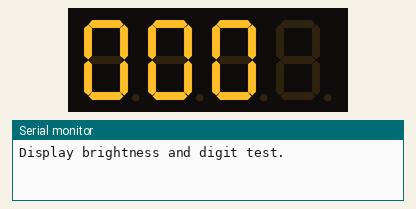
This sketch was run on a simulated Arduino Uno, built with avr-gcc and run on an emulated ATmega328P. On the bench: 4-digit seven-segment display, the last lines printed to the serial monitor. Wiring (inferred from the names in the program): TM1637 display: clock pin 2; DIO pin 3.

Above: at 0.1 s.
At 10.1 s:
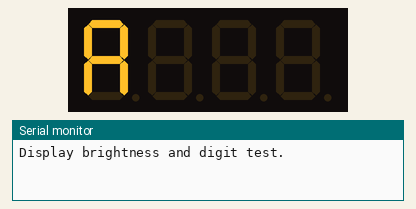
At 16.1 s:
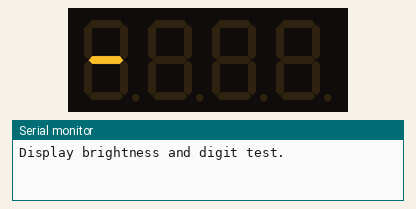
At 24.4 s:
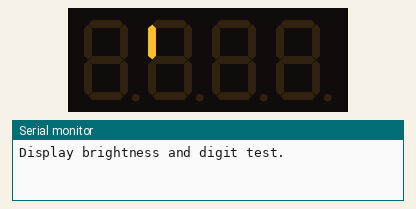
At 33.4 s:
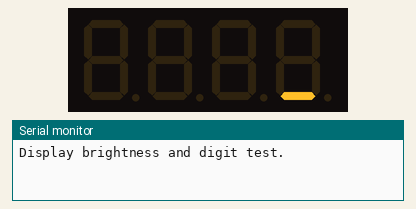
At 39.83 s:
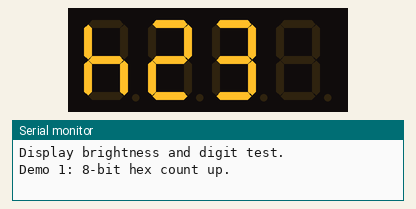

The sketch:

TM1651.ino
```cpp
// (licence header left out)
#include "TM1651.h"

// Pin definitions for the TM1651 - this might look like I2C, but it is not!
#define CLKPIN 2                  // Clock.
#define DIOPIN 3                  // Data In/Out.

// Instantiate a TM1651 display.
TM1651 myDisplay(CLKPIN, DIOPIN); // Defaults: Brightness = 2, display cleared (all segments OFF), decimal points OFF.

void setup() {
  Serial.begin(9600);
  Serial.println("\nDisplay brightness and digit test.");
  testDisplay();
  delay(1000);
}

void loop() {
  // Used to time the 5 and 10 min delay demos.
  unsigned long timeNow;
  // Hex number count 0x00 up, 0 - 0xFF, 1 count/125ms.
  Serial.println("Demo 1: 8-bit hex count up.");
  countHex8(125);
  delay(1000);
  // Hex number count 0x00 down, 0xFFF - 0, 1 count/125ms.
  Serial.println("Demo 2: 12-bit hex count up.");
  countHex12(125);
  delay(1000);
  // Decimal number count up, 0 - 999, 1 count/100ms.
  Serial.println("Demo 3: 999 decimal count up.");
  countUp(999, 100);
  delay(1000);
  // Decimal number countdown, 999 - 0, 1 count/500ms.
  Serial.println("Demo 4: 999 decimal count down.");
  countDown(999, 500);
  delay(1000);
  // A 10 minute timer.
  Serial.print("Demo 5: A 5 minute delay() timer: ");
  timeNow = millis();
  countXMins(5);
  Serial.print(millis() - timeNow);
  Serial.println("ms");
  delay(1000);
  // A 10 minute timer with flashing decimal point.
  Serial.print("Demo 6: A 10 minute millis() timer & flashing decimal point: ");
  timeNow = millis();
  countXMinsDP(10);
  Serial.print(millis() - timeNow);
  Serial.println("ms");
  delay(1000);
}

void testDisplay() {
  byte brightness, digit, character;
  // Display brightness test.
  myDisplay.displayInit();
  for(brightness = BRIGHT_DARKEST; brightness <= BRIGHTEST; brightness++) {
    myDisplay.displaySet(brightness);
    myDisplay.displayInteger(brightness * 111);
    delay(1000);
  }
  // Display all characters on each digit.
  myDisplay.displayInit(); // Defaults: Brightness = 2, display cleared (all segments OFF), decimal points OFF.
  for(digit = 0; digit <= 2; digit++) {
    // Cycle through each code in the character table, exceeding the table size by 1 to finish on a default space (0x00).
    for(character = 0; character <= myDisplay.charTableSize; character++) {
      myDisplay.displayChar(digit, character);
      delay(200);
    }
  }
  // Decimal points ON/OFF test.
  myDisplay.displayClear();
  myDisplay.displayDP(true);
  delay(500);
  myDisplay.displayDP(false);
  delay(500);
  }

void countHex8(uint32_t interval) {
  byte counter = 0;
  do {
    myDisplay.displayHexByte(counter);
    delay(interval);
  } while(++counter != 0);
}

void countHex12(uint32_t interval) {
  uint16_t counter = 0;
  do {
    myDisplay.displayInteger(counter, false);
    delay(interval);
  } while(++counter != 0x1000);
}

void countUp(uint16_t number, uint32_t interval) {
  int16_t counter;
  for(counter = 0; counter <= number; counter++) {
    myDisplay.displayInteger(counter);
    delay(interval);
  }
}

void countDown(uint16_t number, uint32_t interval) {
  int16_t counter;
  for(counter = number; counter >= 0; counter--) {
    myDisplay.displayInteger(counter);
    delay(interval);
  }
}

void countXMins(byte minutesMax) {
  byte minutes, seconds;
  if(minutesMax > 16) {
    minutesMax = 16;
  }
  for(minutes = 0; minutes < minutesMax; minutes++) {
    for(seconds = 0; seconds < 60; seconds++) {
      myDisplay.displayChar(0, minutes);
      myDisplay.displayChar(1, seconds / 10);
      myDisplay.displayChar(2, seconds % 10);
      delay(1000);
    }
  }
}

void countXMinsDP(byte minutesMax) {
  bool dPoint = true;
  byte minutes = 0, seconds = 0;
  unsigned long timeNow, timeMark;
  timeMark = millis();
  if(minutesMax > 16) {
    minutesMax = 16;
  }
  while (minutes != minutesMax || !dPoint) {
    timeNow = millis();
    if(timeNow - timeMark >= 500) {
      timeMark = timeNow;
      // Update the display decimal point.
      myDisplay.displayDP(dPoint);
      // Update the display and increment the time.
      if(dPoint) {
        myDisplay.displayChar(0, minutes);
        myDisplay.displayChar(1, seconds / 10);
        myDisplay.displayChar(2, seconds % 10);
        if(++seconds == 60) {
          seconds = 0;
          minutes++;
        }
      }
      // Toggle the decimal point flag.
      dPoint = !dPoint;
    }
  };
}

// EOF
```

TM1651.cpp
```cpp
// (licence header left out)
#include "TM1651.h"

// A table of simple character codes.
const static uint8_t charTable[] = {0x3f, 0x06, 0x5b, 0x4f, 0x66, 0x6d, 0x7d, 0x07, 0x7f, 0x6f,             // Numbers : 0-9.
                                    0x77, 0x7c, 0x39, 0x5e, 0x79, 0x71,                                     // Numbers : A, b, C, d, E, F.
                                    0x58, 0x6f, 0x74, 0x76, 0x38, 0x54, 0x37, 0x73, 0x50, 0x1c, 0x3e, 0x6e, // Chars   : c, g, h, H, L, n, N, P, u, U, y.
                                    0x01, 0x40, 0x08, 0x63, 0x00, 0x5c,                                     // Specials: uDash, mDash, lDash, uBox, Space, lBox.
                                    0x01, 0x02, 0x04, 0x08, 0x10, 0x20, 0x40};                              // Segments: SegA, SegB, SegC, SegD, SegE, SegF, SegG.

// TM1651 Class instantiation.
TM1651::TM1651(uint8_t clkPin, uint8_t dataPin) {
  _clkPin  = clkPin;
  _dataPin = dataPin;
  charTableSize = (sizeof(charTable)/sizeof(*charTable));
  pinMode(_clkPin, OUTPUT);
  pinMode(_dataPin, OUTPUT);
  displayInit();
}

/**************************/
/* Public Class Functions */
/**************************/
// Initialise the display defaults.
void TM1651::displayInit(uint8_t brightness) {
  displaySet(brightness);
  displayClear();
}
// Display a character in a specific LED digit.
void TM1651::displayChar(uint8_t digit, uint8_t number, bool raw) {
  if(digit > 2) {                     // Ensure the digit position is in range 0 to 2.
    digit = 2;
  }
  if(raw) {                           // If this is a raw segment bit number, ensure there are only 7 bits.
    number &= 0x7f;
  }
  else {                              // If using the character table, ensure the number is within the character table.
    if(number >= charTableSize) {
      number = 0x20;                  // This is a 0x00 (space) in the character table.
    }
    number = charTable[number];       // Get the raw number from the character table.
  }
  start();                            // Send the start signal to the TM1651.
  writeByte(ADDR_FIXED);              // Cmd to set a specific address.
  stop();                             // Send the stop signal to the TM1651.
  start();
  writeByte(STARTADDR + digit);       // Set the address for the requested digit.
  writeByte(number);                  // Write the number to the digit.
  stop();
}
// Display a hex byte between 0x00 - 0xFF.
void TM1651::displayHexByte(uint8_t number) {
  start();                            // Send the start signal to the TM1651.
  writeByte(ADDR_AUTO);               // Cmd to auto increment the address.
  stop();                             // Send the stop signal to the TM1651.
  start();
  writeByte(STARTADDR);               // Start at the first digit address.
  writeByte(charTable[0x12]);         // Display an "h" in the lefthand digit.
  writeByte(charTable[number / 16]);  // Display the most significant nibble.
  writeByte(charTable[number % 16]);  // Display the least significant nibble.
  stop();
}
// Display a decimal integer between 0 - 999, or a hex integer between 0 - 0xFFF.
void TM1651::displayInteger(uint16_t number, bool useDec) {
  if(useDec) {
    if(number > 999) {
      number = 999;
    }
    else {
      if(number > 0xFFF) {
        number = 0xFFF;
      }
    }
  }
  start();                            // Send the start signal to the TM1651.
  writeByte(ADDR_AUTO);               // Cmd to auto increment the address.
  stop();                             // Send the stop signal to the TM1651.
  start();
  writeByte(STARTADDR);               // Start at the first digit address.
  if(useDec) {
    writeByte(charTable[(number / 100) % 10]);
    writeByte(charTable[(number /  10) % 10]);
    writeByte(charTable[ number        % 10]);
  }
  else {
    writeByte(charTable[(number / 256) % 16]);
    writeByte(charTable[(number /  16) % 16]);
    writeByte(charTable[ number        % 16]);
  }
  stop();
}
// Turn ON/OFF the decimal points.
void TM1651::displayDP(bool status) {
  uint8_t segData;
  segData = status ? DP_ON : DP_OFF;
  start();                            // Send the start signal to the TM1651.
  writeByte(ADDR_FIXED);              // Cmd to set a specific address.
  stop();                             // Send the stop signal to the TM1651.
  start();
  writeByte(STARTADDR + 0x03);        // Start address +03 controls the decimal points.
  writeByte(segData);                 // Write the data to turn the decimal points ON/OFF.
  stop();
}
// Clear the TM1651 display - fill with zeros.
void TM1651::displayClear(void) {
  uint8_t digit;
  for(digit = 0; digit <= 2; digit++){
    displayChar(digit, 0x00, true);   // Write a zero (all segments OFF) to each digit.
  }
  displayDP(false);
}
// Set the brightness and turn the TM1651 display ON.
void TM1651::displaySet(uint8_t brightness) {
  if(brightness > BRIGHTEST) {
    brightness = BRIGHTEST;
  }
  cmdDispCtrl = 0x88 + brightness;    // 88 + 0 to 7 brightness, 88 = display ON.
  start();                            // Send the start signal to the TM1651.
  writeByte(cmdDispCtrl);             // Set the brightness and turn the display ON.
  stop();                             // Send the stop signal to the TM1651.
}
// Turn the TM1651 display OFF.
void TM1651::displayOff(void) {
  cmdDispCtrl = 0x80;                 // 80 = display OFF.
  start();                            // Send the start signal to the TM1651.
  writeByte(cmdDispCtrl);             // Turn the display OFF.
  stop();                             // Send the stop signal to the TM1651.
}

/***************************/
/* Private Class Functions */
/***************************/
// Write a byte of data to the TM1651.
int16_t TM1651::writeByte(uint8_t data) {
  uint8_t bit, ack;
  // Send 8 bits of data.
  for(bit = 0; bit < 8; bit++) {
    digitalWrite(_clkPin, LOW);
    if(data & 0x01) {                 // LSB first.
      digitalWrite(_dataPin, HIGH);
    }
    else {
      digitalWrite(_dataPin, LOW);
    }
    data >>= 1;
    digitalWrite(_clkPin, HIGH);
  }
  // Wait for the ACK.
  digitalWrite(_clkPin, LOW);
  digitalWrite(_dataPin, HIGH);
  digitalWrite(_clkPin, HIGH);
  pinMode(_dataPin, INPUT);
  bitDelay();
  ack = digitalRead(_dataPin);
  if(ack == 0) {
    pinMode(_dataPin, OUTPUT);
    digitalWrite(_dataPin, LOW);
  }
  bitDelay();
  pinMode(_dataPin, OUTPUT);
  bitDelay();
  return(ack);
}
// Send start signal to the TM1651.
void TM1651::start(void) {
  digitalWrite(_clkPin, HIGH);
  digitalWrite(_dataPin, HIGH);
  digitalWrite(_dataPin, LOW);
  digitalWrite(_clkPin, LOW);
}
//Send end signal to the TM1651.
void TM1651::stop(void) {
  digitalWrite(_clkPin, LOW);
  digitalWrite(_dataPin, LOW);
  digitalWrite(_clkPin, HIGH);
  digitalWrite(_dataPin, HIGH);
}
// Wait a bit...
void TM1651::bitDelay(void) {
  delayMicroseconds(50);
}

// EOF
```

TM1651.h
```cpp
// (licence header left out)
#ifndef TM1651_H
  #define TM1651_H
  #include <Arduino.h>

  // Command and address definitions for the TM1651.
  #define ADDR_AUTO       0x40
  #define ADDR_FIXED      0x44
  #define STARTADDR       0xc0

  // Definitions for the decimal point, it's not well implemented in hardware and is of little use.
  #define DP_OFF          0x00
  #define DP_ON           0x08                          // Controlled via start address +03, segment d.

  // Definitions for the 7 segment display brightness.
  #define BRIGHT_DARKEST  0
  #define BRIGHT_TYPICAL  2
  #define BRIGHTEST       7

  class TM1651 {
    public:
      TM1651(uint8_t = 2, uint8_t = 3);                 // TM1651 Class instantiation.
      uint8_t cmdDispCtrl;                              // The current display control command.
      uint8_t charTableSize;                            // The size of the defined character code table.
      void displayInit(uint8_t = BRIGHT_TYPICAL);       // Initialise the display defaults.
      void displayChar(uint8_t, uint8_t, bool = false); // Display a character in a specific digit.
      void displayHexByte(uint8_t);                     // Display a hex byte 0x00 - 0xFF.
      void displayInteger(uint16_t, bool = true);       // Display a decimal integer between 0 - 999, or a hex integer between 0 - 0xFFF.
      void displayDP(bool = false);                     // Turn ON/OFF the decimal points.
      void displayClear(void);                          // Clear the TM1651 display - fill with zeros.
      void displaySet(uint8_t = BRIGHT_TYPICAL);        // Set the brightness and turn the TM1651 display ON.
      void displayOff(void);                            // Turn the TM1651 display OFF.
    private:
      uint8_t _clkPin;                                  // The current TM1651 clock pin.
      uint8_t _dataPin;                                 // The current TM1651 data pin.
      int16_t writeByte(uint8_t);                       // Write a byte of data to the TM1651.
      void start(void);                                 // Send start signal to the TM1651.
      void stop(void);                                  // Send stop signal to the TM1651.
      void bitDelay(void);                              // Wait a bit...
  };
#endif

// EOF
```
